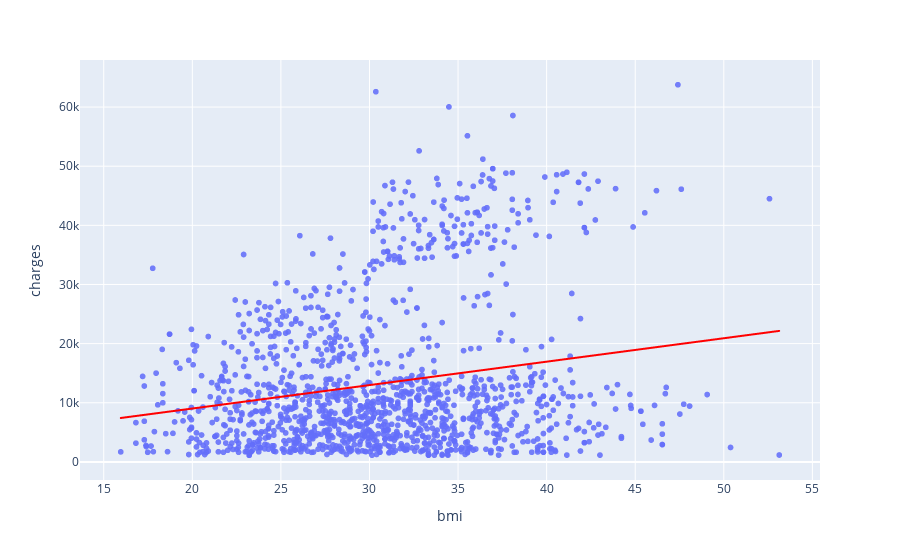

The cell this chart's notebook holds for it:
### Code cell
fig = px.scatter(
    data, x='bmi', y='charges', opacity=0.65,
    trendline='ols', trendline_color_override='red'
)
fig.show()

### Figure 1 — Plotly figure (JSON) as saved in the notebook; plotly's stock layout.template omitted (floating-point values rounded to 4 significant figures; data arrays with more than 128 entries replaced by an {"elided": "..."} marker saying what was removed)
{"data": [{"hovertemplate": "bmi=%{x}<br>charges=%{y}<extra></extra>", "legendgroup": "", "marker": {"color": "#636efa", "opacity": 0.65, "symbol": "circle"}, "mode": "markers", "name": "", "showlegend": false, "type": "scattergl", "x": {"elided": "2772 float values"}, "xaxis": "x", "y": {"elided": "2772 float values"}, "yaxis": "y"}, {"hovertemplate": "<b>OLS trendline</b><br>charges = 396.199 * bmi + 1097.52<br>R<sup>2</sup>=0.039938<br><br>bmi=%{x}<br>charges=%{y} <b>(trend)</b><extra></extra>", "legendgroup": "", "line": {"color": "red"}, "marker": {"color": "#636efa", "symbol": "circle"}, "mode": "lines", "name": "", "showlegend": false, "type": "scattergl", "x": {"elided": "2772 float values"}, "xaxis": "x", "y": {"elided": "2772 float values"}, "yaxis": "y"}], "layout": {"autosize": true, "legend": {"tracegroupgap": 0}, "margin": {"t": 60}, "xaxis": {"anchor": "y", "autorange": true, "domain": [0, 1], "range": [13.71, 55.38], "title": {"text": "bmi"}, "type": "linear"}, "yaxis": {"anchor": "x", "autorange": true, "domain": [0, 1], "range": [-3729.0, 68620.0], "title": {"text": "charges"}, "type": "linear"}}}
